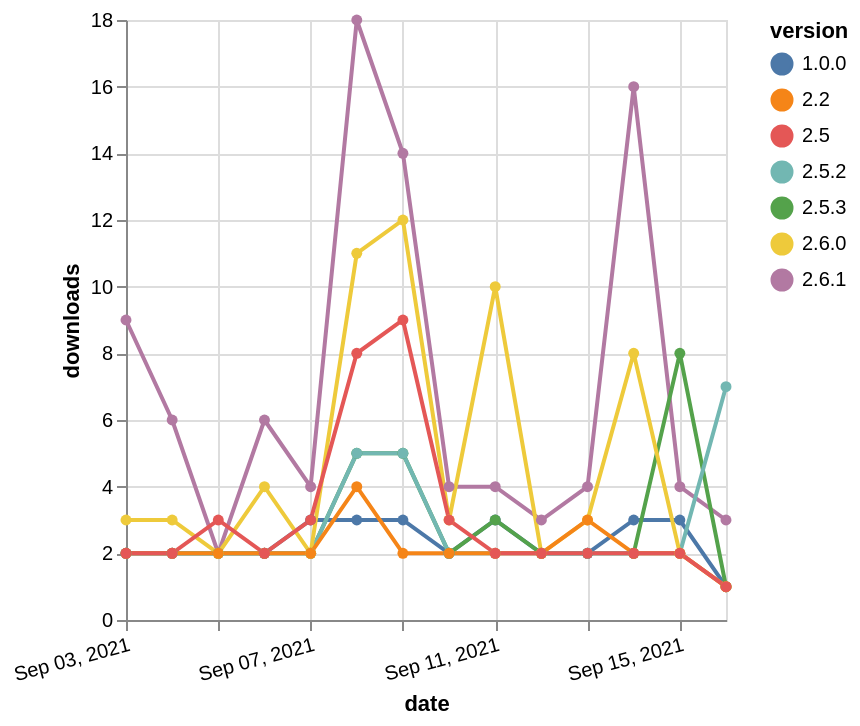

Here is the Vega-Lite specification saved for this chart:
### Vega-Lite specification from a JSON file in a GitHub repository (floating-point values rounded to 4 significant figures)
{"$schema": "https://vega.github.io/schema/vega-lite/v5.json", "description": "A simple bar chart with embedded data.", "data": {"values": [{"date": "2021-09-03", "total": 1297, "delta": 9, "version": "2.6.1"}, {"date": "2021-09-04", "total": 1303, "delta": 6, "version": "2.6.1"}, {"date": "2021-09-05", "total": 1305, "delta": 2, "version": "2.6.1"}, {"date": "2021-09-06", "total": 1311, "delta": 6, "version": "2.6.1"}, {"date": "2021-09-07", "total": 1315, "delta": 4, "version": "2.6.1"}, {"date": "2021-09-08", "total": 1333, "delta": 18, "version": "2.6.1"}, {"date": "2021-09-09", "total": 1347, "delta": 14, "version": "2.6.1"}, {"date": "2021-09-10", "total": 1351, "delta": 4, "version": "2.6.1"}, {"date": "2021-09-11", "total": 1355, "delta": 4, "version": "2.6.1"}, {"date": "2021-09-12", "total": 1358, "delta": 3, "version": "2.6.1"}, {"date": "2021-09-13", "total": 1362, "delta": 4, "version": "2.6.1"}, {"date": "2021-09-14", "total": 1378, "delta": 16, "version": "2.6.1"}, {"date": "2021-09-15", "total": 1382, "delta": 4, "version": "2.6.1"}, {"date": "2021-09-16", "total": 1385, "delta": 3, "version": "2.6.1"}, {"date": "2021-09-03", "total": 3479, "delta": 2, "version": "1.0.0"}, {"date": "2021-09-04", "total": 3481, "delta": 2, "version": "1.0.0"}, {"date": "2021-09-05", "total": 3483, "delta": 2, "version": "1.0.0"}, {"date": "2021-09-06", "total": 3485, "delta": 2, "version": "1.0.0"}, {"date": "2021-09-07", "total": 3488, "delta": 3, "version": "1.0.0"}, {"date": "2021-09-08", "total": 3491, "delta": 3, "version": "1.0.0"}, {"date": "2021-09-09", "total": 3494, "delta": 3, "version": "1.0.0"}, {"date": "2021-09-10", "total": 3496, "delta": 2, "version": "1.0.0"}, {"date": "2021-09-11", "total": 3499, "delta": 3, "version": "1.0.0"}, {"date": "2021-09-12", "total": 3501, "delta": 2, "version": "1.0.0"}, {"date": "2021-09-13", "total": 3503, "delta": 2, "version": "1.0.0"}, {"date": "2021-09-14", "total": 3506, "delta": 3, "version": "1.0.0"}, {"date": "2021-09-15", "total": 3509, "delta": 3, "version": "1.0.0"}, {"date": "2021-09-16", "total": 3510, "delta": 1, "version": "1.0.0"}, {"date": "2021-09-03", "total": 1370, "delta": 2, "version": "2.5.3"}, {"date": "2021-09-04", "total": 1372, "delta": 2, "version": "2.5.3"}, {"date": "2021-09-05", "total": 1374, "delta": 2, "version": "2.5.3"}, {"date": "2021-09-06", "total": 1376, "delta": 2, "version": "2.5.3"}, {"date": "2021-09-07", "total": 1378, "delta": 2, "version": "2.5.3"}, {"date": "2021-09-08", "total": 1383, "delta": 5, "version": "2.5.3"}, {"date": "2021-09-09", "total": 1388, "delta": 5, "version": "2.5.3"}, {"date": "2021-09-10", "total": 1390, "delta": 2, "version": "2.5.3"}, {"date": "2021-09-11", "total": 1393, "delta": 3, "version": "2.5.3"}, {"date": "2021-09-12", "total": 1395, "delta": 2, "version": "2.5.3"}, {"date": "2021-09-13", "total": 1397, "delta": 2, "version": "2.5.3"}, {"date": "2021-09-14", "total": 1399, "delta": 2, "version": "2.5.3"}, {"date": "2021-09-15", "total": 1407, "delta": 8, "version": "2.5.3"}, {"date": "2021-09-16", "total": 1408, "delta": 1, "version": "2.5.3"}, {"date": "2021-09-03", "total": 1303, "delta": 2, "version": "2.5.2"}, {"date": "2021-09-04", "total": 1305, "delta": 2, "version": "2.5.2"}, {"date": "2021-09-05", "total": 1307, "delta": 2, "version": "2.5.2"}, {"date": "2021-09-06", "total": 1309, "delta": 2, "version": "2.5.2"}, {"date": "2021-09-07", "total": 1311, "delta": 2, "version": "2.5.2"}, {"date": "2021-09-08", "total": 1316, "delta": 5, "version": "2.5.2"}, {"date": "2021-09-09", "total": 1321, "delta": 5, "version": "2.5.2"}, {"date": "2021-09-10", "total": 1323, "delta": 2, "version": "2.5.2"}, {"date": "2021-09-11", "total": 1325, "delta": 2, "version": "2.5.2"}, {"date": "2021-09-12", "total": 1327, "delta": 2, "version": "2.5.2"}, {"date": "2021-09-13", "total": 1329, "delta": 2, "version": "2.5.2"}, {"date": "2021-09-14", "total": 1331, "delta": 2, "version": "2.5.2"}, {"date": "2021-09-15", "total": 1333, "delta": 2, "version": "2.5.2"}, {"date": "2021-09-16", "total": 1340, "delta": 7, "version": "2.5.2"}, {"date": "2021-09-03", "total": 2533, "delta": 3, "version": "2.6.0"}, {"date": "2021-09-04", "total": 2536, "delta": 3, "version": "2.6.0"}, {"date": "2021-09-05", "total": 2538, "delta": 2, "version": "2.6.0"}, {"date": "2021-09-06", "total": 2542, "delta": 4, "version": "2.6.0"}, {"date": "2021-09-07", "total": 2544, "delta": 2, "version": "2.6.0"}, {"date": "2021-09-08", "total": 2555, "delta": 11, "version": "2.6.0"}, {"date": "2021-09-09", "total": 2567, "delta": 12, "version": "2.6.0"}, {"date": "2021-09-10", "total": 2570, "delta": 3, "version": "2.6.0"}, {"date": "2021-09-11", "total": 2580, "delta": 10, "version": "2.6.0"}, {"date": "2021-09-12", "total": 2582, "delta": 2, "version": "2.6.0"}, {"date": "2021-09-13", "total": 2585, "delta": 3, "version": "2.6.0"}, {"date": "2021-09-14", "total": 2593, "delta": 8, "version": "2.6.0"}, {"date": "2021-09-15", "total": 2595, "delta": 2, "version": "2.6.0"}, {"date": "2021-09-16", "total": 2596, "delta": 1, "version": "2.6.0"}, {"date": "2021-09-03", "total": 2641, "delta": 2, "version": "2.2"}, {"date": "2021-09-04", "total": 2643, "delta": 2, "version": "2.2"}, {"date": "2021-09-05", "total": 2645, "delta": 2, "version": "2.2"}, {"date": "2021-09-06", "total": 2647, "delta": 2, "version": "2.2"}, {"date": "2021-09-07", "total": 2649, "delta": 2, "version": "2.2"}, {"date": "2021-09-08", "total": 2653, "delta": 4, "version": "2.2"}, {"date": "2021-09-09", "total": 2655, "delta": 2, "version": "2.2"}, {"date": "2021-09-10", "total": 2657, "delta": 2, "version": "2.2"}, {"date": "2021-09-11", "total": 2659, "delta": 2, "version": "2.2"}, {"date": "2021-09-12", "total": 2661, "delta": 2, "version": "2.2"}, {"date": "2021-09-13", "total": 2664, "delta": 3, "version": "2.2"}, {"date": "2021-09-14", "total": 2666, "delta": 2, "version": "2.2"}, {"date": "2021-09-15", "total": 2668, "delta": 2, "version": "2.2"}, {"date": "2021-09-16", "total": 2669, "delta": 1, "version": "2.2"}, {"date": "2021-09-03", "total": 3081, "delta": 2, "version": "2.5"}, {"date": "2021-09-04", "total": 3083, "delta": 2, "version": "2.5"}, {"date": "2021-09-05", "total": 3086, "delta": 3, "version": "2.5"}, {"date": "2021-09-06", "total": 3088, "delta": 2, "version": "2.5"}, {"date": "2021-09-07", "total": 3091, "delta": 3, "version": "2.5"}, {"date": "2021-09-08", "total": 3099, "delta": 8, "version": "2.5"}, {"date": "2021-09-09", "total": 3108, "delta": 9, "version": "2.5"}, {"date": "2021-09-10", "total": 3111, "delta": 3, "version": "2.5"}, {"date": "2021-09-11", "total": 3113, "delta": 2, "version": "2.5"}, {"date": "2021-09-12", "total": 3115, "delta": 2, "version": "2.5"}, {"date": "2021-09-13", "total": 3117, "delta": 2, "version": "2.5"}, {"date": "2021-09-14", "total": 3119, "delta": 2, "version": "2.5"}, {"date": "2021-09-15", "total": 3121, "delta": 2, "version": "2.5"}, {"date": "2021-09-16", "total": 3122, "delta": 1, "version": "2.5"}]}, "width": "container", "mark": {"type": "line", "point": {"filled": true}}, "encoding": {"x": {"field": "date", "type": "temporal", "timeUnit": "yearmonthdate", "title": "date", "axis": {"labelAngle": -15}}, "y": {"field": "delta", "type": "quantitative", "title": "downloads"}, "color": {"field": "version", "type": "nominal"}, "tooltip": {"field": "delta"}}}
